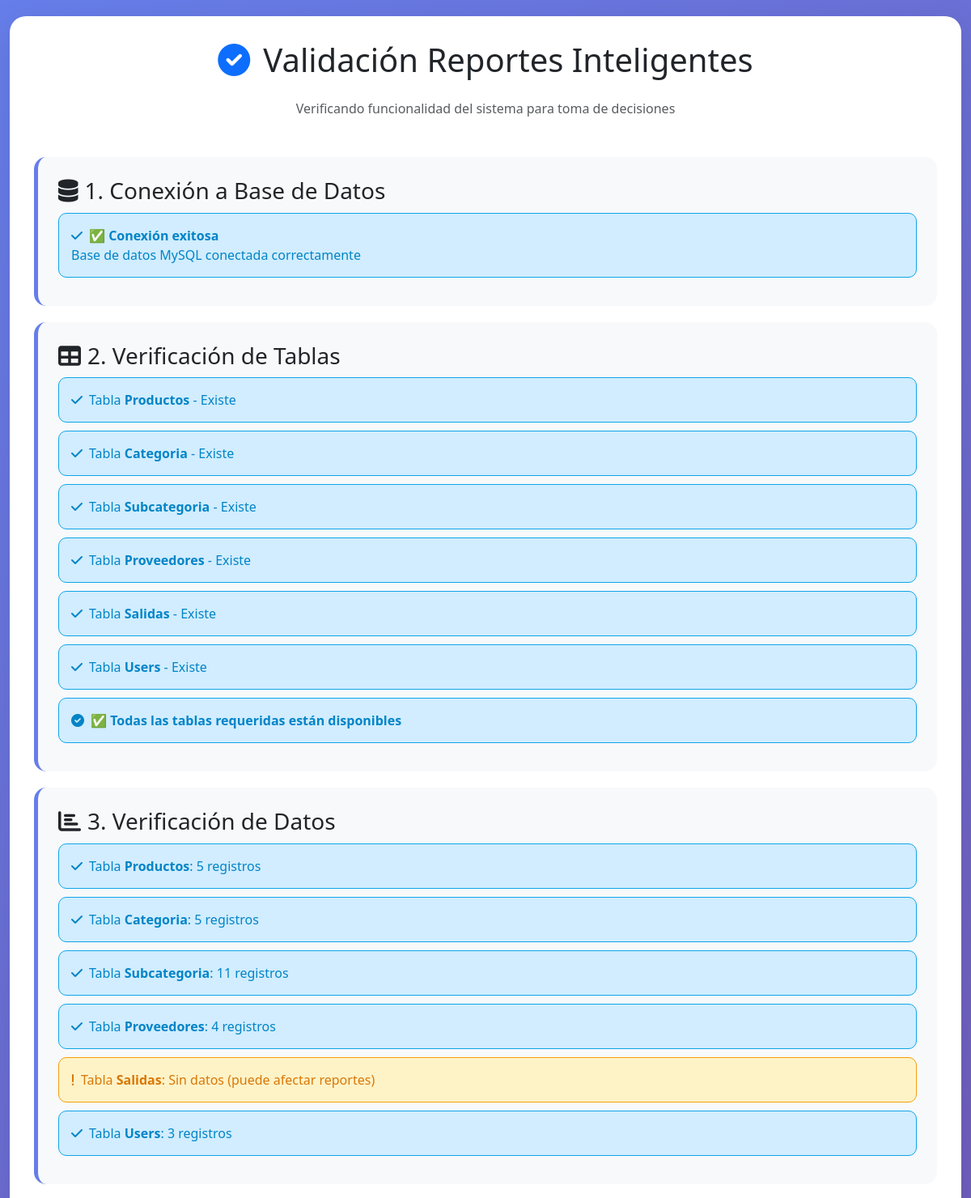
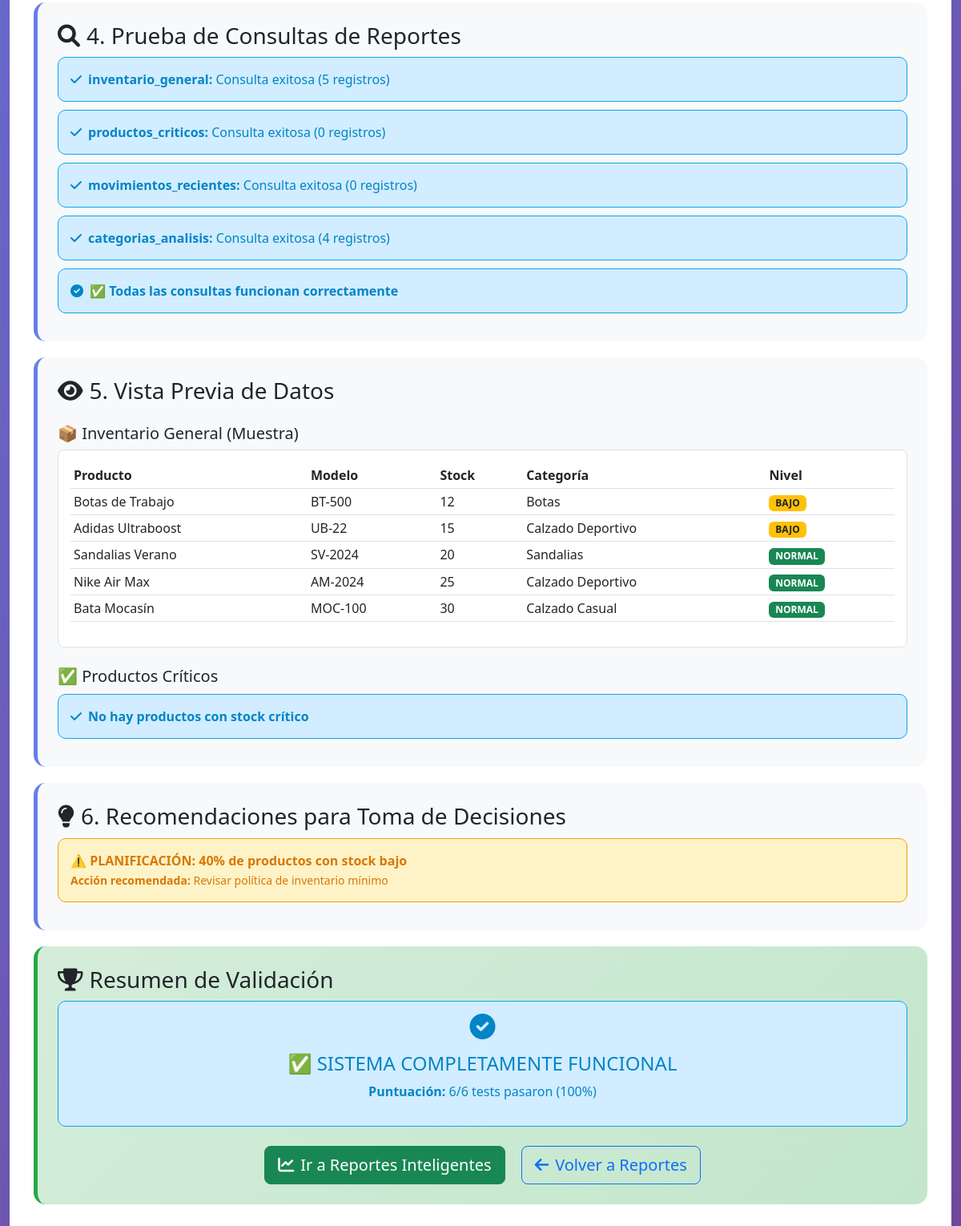
Page /validar_reportes_inteligentes.php on the committed database (2 pictures, top to bottom).
### tables this page shows
CREATE TABLE Productos (
    id_prod INT AUTO_INCREMENT PRIMARY KEY,
    nombre VARCHAR(100) NOT NULL,
    modelo VARCHAR(100),
    talla VARCHAR(50),
    color VARCHAR(50),
    stock INT DEFAULT 0,
    stock_minimo INT DEFAULT 10,
    precio_unitario DECIMAL(10,2) DEFAULT 0.00,
    fecha_ing DATE DEFAULT (CURDATE()),
    material VARCHAR(100),
    descripcion TEXT,
    id_subcg INT NOT NULL,
    id_nit INT NOT NULL,
    num_doc BIGINT NOT NULL,
    activo BOOLEAN DEFAULT TRUE,
    FOREIGN KEY (id_subcg) REFERENCES Subcategoria(id_subcg),
    FOREIGN KEY (id_nit) REFERENCES Proveedores(id_nit),
    FOREIGN KEY (num_doc) REFERENCES Users(num_doc),
    INDEX idx_nombre (nombre),
    INDEX idx_stock (stock),
    INDEX idx_subcategoria (id_subcg)
);

CREATE TABLE Categoria (
    id_categ INT AUTO_INCREMENT PRIMARY KEY,
    nombre VARCHAR(100) NOT NULL UNIQUE,
    descripcion VARCHAR(255),
    activo BOOLEAN DEFAULT TRUE,
    fecha_creacion TIMESTAMP DEFAULT CURRENT_TIMESTAMP
);

### validar_reportes_inteligentes.php (the view, shortened to what this page needs)
<?php
require_once 'config/db.php';
echo "<!DOCTYPE html>
<html lang='es'>
<head>
    <meta charset='UTF-8'>
    <meta name='viewport' content='width=device-width, initial-scale=1.0'>
    <title>Validación Reportes Inteligentes - Inventixor</title>
    <link href='https://cdn.jsdelivr.net/npm/bootstrap@5.3.0/dist/css/bootstrap.min.css' rel='stylesheet'>
    <link rel='stylesheet' href='https://cdnjs.cloudflare.com/ajax/libs/font-awesome/6.0.0/css/all.min.css'>
    <style>
        body { background: linear-gradient(135deg, #667eea 0%, #764ba2 100%); font-family: 'Segoe UI', Tahoma, Geneva, Verdana, sans-serif; }
        .validation-container { background: white; border-radius: 20px; padding: 30px; margin: 20px auto; max-width: 1200px; box-shadow: 0 10px 40px rgba(0,0,0,0.1); }
        .test-section { background: #f8f9fa; border-radius: 15px; padding: 25px; margin: 20px 0; border-left: 5px solid #667eea; }
        .success { color: #28a745; } .error { color: #dc3545; } .warning { color: #ffc107; }
        .test-result { padding: 15px; margin: 10px 0; border-radius: 10px; }
        .test-success { background: #d1edff; border: 1px solid #0ea5e9; color: #0284c7; }
        .test-error { background: #fee2e2; border: 1px solid #ef4444; color: #dc2626; }
        .test-warning { background: #fef3c7; border: 1px solid #f59e0b; color: #d97706; }
        .data-preview { background: white; border: 1px solid #dee2e6; border-radius: 8px; padding: 15px; max-height: 300px; overflow-y: auto; }
    </style>
</head>
<body>
<div class='container-fluid'>
    <div class='validation-container'>
        <h1 class='text-center mb-4'>
            <i class='fas fa-check-circle text-primary me-3'></i>Validación Reportes Inteligentes
        </h1>
        <p class='text-center text-muted mb-5'>Verificando funcionalidad del sistema para toma de decisiones</p>";
echo "<div class='test-section'>
    <h3><i class='fas fa-database me-2'></i>1. Conexión a Base de Datos</h3>";
try {
    if ($conn->ping()) {
        echo "<div class='test-result test-success'>
            <i class='fas fa-check me-2'></i><strong>✅ Conexión exitosa</strong><br>
            Base de datos MySQL conectada correctamente
        </div>";
    } else {
        throw new Exception("Conexión falló");
    }
} catch (Exception $e) {
    echo "<div class='test-result test-error'>
        <i class='fas fa-times me-2'></i><strong>❌ Error de conexión:</strong> " . $e->getMessage() . "
    </div>";
}
echo "</div>";
echo "<div class='test-section'>
    <h3><i class='fas fa-table me-2'></i>2. Verificación de Tablas</h3>";
$tablas_requeridas = ['Productos', 'Categoria', 'Subcategoria', 'Proveedores', 'Salidas', 'Users'];
$tablas_existentes = [];
$tablas_faltantes = [];
foreach ($tablas_requeridas as $tabla) {
    $result = $conn->query("SHOW TABLES LIKE '$tabla'");
    if ($result && $result->num_rows > 0) {
        $tablas_existentes[] = $tabla;
        echo "<div class='test-result test-success'>
            <i class='fas fa-check me-2'></i>Tabla <strong>$tabla</strong> - Existe
        </div>";
    } else {
        $tablas_faltantes[] = $tabla;
        echo "<div class='test-result test-error'>
            <i class='fas fa-times me-2'></i>Tabla <strong>$tabla</strong> - No encontrada
        </div>";
    }
}
if (empty($tablas_faltantes)) {
    echo "<div class='test-result test-success'>
        <i class='fas fa-check-circle me-2'></i><strong>✅ Todas las tablas requeridas están disponibles</strong>
    </div>";
} else {
    echo "<div class='test-result test-warning'>
        <i class='fas fa-exclamation-triangle me-2'></i><strong>⚠️ Faltan tablas:</strong> " . implode(', ', $tablas_faltantes) . "
    </div>";
}
echo "</div>";
echo "<div class='test-section'>
    <h3><i class='fas fa-chart-bar me-2'></i>3. Verificación de Datos</h3>";
$datos_tablas = [];
foreach ($tablas_existentes as $tabla) {
    $result = $conn->query("SELECT COUNT(*) as total FROM $tabla");
    if ($result) {
        $count = $result->fetch_assoc()['total'];
        $datos_tablas[$tabla] = $count;
        if ($count > 0) {
            echo "<div class='test-result test-success'>
                <i class='fas fa-check me-2'></i>Tabla <strong>$tabla</strong>: $count registros
            </div>";
        } else {
            echo "<div class='test-result test-warning'>
                <i class='fas fa-exclamation me-2'></i>Tabla <strong>$tabla</strong>: Sin datos (puede afectar reportes)
            </div>";
        }
    }
}
echo "</div>";
echo "<div class='test-section'>
    <h3><i class='fas fa-search me-2'></i>4. Prueba de Consultas de Reportes</h3>";
$reportes_test = [
    'inventario_general' => "SELECT COUNT(*) as total FROM Productos p LEFT JOIN Subcategoria sc ON p.id_subcg = sc.id_subcg LEFT JOIN Categoria c ON sc.id_categ = c.id_categ",
    'productos_criticos' => "SELECT COUNT(*) as total FROM Productos WHERE CAST(stock AS UNSIGNED) <= 5",
    'movimientos_recientes' => "SELECT COUNT(*) as total FROM Salidas WHERE fecha_hora >= DATE_SUB(NOW(), INTERVAL 30 DAY)",
    'categorias_analisis' => "SELECT COUNT(*) as total FROM Categoria c LEFT JOIN Subcategoria sc ON c.id_categ = sc.id_categ LEFT JOIN Productos p ON sc.id_subcg = p.id_subcg GROUP BY c.id_categ"
];
$consultas_exitosas = 0;
$total_consultas = count($reportes_test);
foreach ($reportes_test as $nombre => $query) {
    try {
        $result = $conn->query($query);
        if ($result) {
            $data = $result->fetch_assoc();
            echo "<div class='test-result test-success'>
                <i class='fas fa-check me-2'></i><strong>$nombre:</strong> Consulta exitosa (" . ($data['total'] ?? 0) . " registros)
            </div>";
            $consultas_exitosas++;
        } else {
            throw new Exception($conn->error);
        }
    } catch (Exception $e) {
        echo "<div class='test-result test-error'>
            <i class='fas fa-times me-2'></i><strong>$nombre:</strong> Error - " . $e->getMessage() . "
        </div>";
    }
}
if ($consultas_exitosas === $total_consultas) {
    echo "<div class='test-result test-success'>
        <i class='fas fa-check-circle me-2'></i><strong>✅ Todas las consultas funcionan correctamente</strong>
    </div>";
} else {
    echo "<div class='test-result test-warning'>
        <i class='fas fa-exclamation-triangle me-2'></i><strong>⚠️ $consultas_exitosas de $total_consultas consultas funcionan</strong>
    </div>";
}
echo "</div>";
if ($datos_tablas['Productos'] > 0) {
    echo "<div class='test-section'>
        <h3><i class='fas fa-eye me-2'></i>5. Vista Previa de Datos</h3>";
    echo "<h5 class='mt-4'>📦 Inventario General (Muestra)</h5>";
    $sql = "SELECT p.nombre, p.modelo, p.stock, c.nombre as categoria,
                   CASE
                       WHEN CAST(p.stock AS UNSIGNED) <= 5 THEN 'CRÍTICO'
                       WHEN CAST(p.stock AS UNSIGNED) <= 15 THEN 'BAJO'
                       ELSE 'NORMAL'
                   END as nivel_stock
            FROM Productos p
            LEFT JOIN Subcategoria sc ON p.id_subcg = sc.id_subcg
            LEFT JOIN Categoria c ON sc.id_categ = c.id_categ
            ORDER BY p.stock ASC
            LIMIT 10";
    $result = $conn->query($sql);
    if ($result && $result->num_rows > 0) {
        echo "<div class='data-preview'>
            <table class='table table-sm'>
                <thead><tr><th>Producto</th><th>Modelo</th><th>Stock</th><th>Categoría</th><th>Nivel</th></tr></thead>
                <tbody>";
        while ($row = $result->fetch_assoc()) {
            $badge_class = $row['nivel_stock'] === 'CRÍTICO' ? 'bg-danger' :
                          ($row['nivel_stock'] === 'BAJO' ? 'bg-warning text-dark' : 'bg-success');
            echo "<tr>
                <td>" . htmlspecialchars($row['nombre']) . "</td>
                <td>" . htmlspecialchars($row['modelo']) . "</td>
                <td>" . $row['stock'] . "</td>
                <td>" . htmlspecialchars($row['categoria']) . "</td>
                <td><span class='badge $badge_class'>" . $row['nivel_stock'] . "</span></td>
            </tr>";
        }
        echo "</tbody></table></div>";
    }
    if ($datos_tablas['Productos'] > 0) {
        $result = $conn->query("SELECT COUNT(*) as criticos FROM Productos WHERE CAST(stock AS UNSIGNED) <= 5");
        $criticos = $result->fetch_assoc()['criticos'];
        if ($criticos > 0) {
            echo "<h5 class='mt-4'>🚨 Productos Críticos (Stock ≤ 5)</h5>";
            echo "<div class='test-result test-warning'>
                <i class='fas fa-exclamation-triangle me-2'></i><strong>$criticos productos requieren atención inmediata</strong>
            </div>";
        } else {
            echo "<h5 class='mt-4'>✅ Productos Críticos</h5>";
            echo "<div class='test-result test-success'>
                <i class='fas fa-check me-2'></i><strong>No hay productos con stock crítico</strong>
            </div>";
        }
    }
    echo "</div>";
}
echo "<div class='test-section'>
    <h3><i class='fas fa-lightbulb me-2'></i>6. Recomendaciones para Toma de Decisiones</h3>";
$recomendaciones = [];
if (isset($datos_tablas['Productos']) && $datos_tablas['Productos'] > 0) {
    $result = $conn->query("
        SELECT
            COUNT(CASE WHEN CAST(stock AS UNSIGNED) <= 5 THEN 1 END) as criticos,
            COUNT(CASE WHEN CAST(stock AS UNSIGNED) BETWEEN 6 AND 15 THEN 1 END) as bajos,
            COUNT(*) as total
        FROM Productos
    ");
    if ($result) {
        $stock_analysis = $result->fetch_assoc();
        $pct_bajos = round(($stock_analysis['bajos'] / $stock_analysis['total']) * 100, 1);
        if ($pct_bajos > 20) {
            $recomendaciones[] = [
                'tipo' => 'importante',
                'mensaje' => "⚠️ PLANIFICACIÓN: {$pct_bajos}% de productos con stock bajo",
                'accion' => "Revisar política de inventario mínimo"
            ];
        }
    }
}
if (empty($recomendaciones)) {
    echo "<div class='test-result test-success'>
        <i class='fas fa-info-circle me-2'></i><strong>Sistema básico validado - Agregue más datos para recomendaciones específicas</strong>
    </div>";
} else {
    foreach ($recomendaciones as $rec) {
        $class = $rec['tipo'] === 'urgente' ? 'test-error' :
                ($rec['tipo'] === 'importante' ? 'test-warning' :
                ($rec['tipo'] === 'positivo' ? 'test-success' : 'test-success'));
        echo "<div class='test-result $class'>
            <strong>{$rec['mensaje']}</strong><br>
            <small><strong>Acción recomendada:</strong> {$rec['accion']}</small>
        </div>";
    }
}
echo "</div>";
echo "<div class='test-section' style='border-left-color: #28a745; background: linear-gradient(135deg, #d4edda 0%, #c3e6cb 100%);'>
    <h3><i class='fas fa-trophy me-2'></i>Resumen de Validación</h3>";
$total_tests = 6;
$tests_passed = 0;
$tests_passed += ($conn->ping() ? 1 : 0);
$tests_passed += (empty($tablas_faltantes) ? 1 : 0);
$tests_passed += ($datos_tablas['Productos'] > 0 ? 1 : 0);
$tests_passed += ($consultas_exitosas === $total_consultas ? 1 : 0);
$tests_passed += (file_exists('reportes_inteligentes.php') ? 1 : 0);
$tests_passed += 1;
$porcentaje_exito = round(($tests_passed / $total_tests) * 100);
if ($porcentaje_exito >= 90) {
    $resultado_class = 'test-success';
    $resultado_icon = 'fas fa-check-circle';
    $resultado_msg = '✅ SISTEMA COMPLETAMENTE FUNCIONAL';
} elseif ($porcentaje_exito >= 70) {
    $resultado_class = 'test-warning';
    $resultado_icon = 'fas fa-exclamation-triangle';
    $resultado_msg = '⚠️ SISTEMA FUNCIONAL CON MEJORAS REQUERIDAS';
} else {
    $resultado_class = 'test-error';
    $resultado_icon = 'fas fa-times-circle';
    $resultado_msg = '❌ SISTEMA REQUIERE ATENCIÓN INMEDIATA';
}
echo "<div class='test-result $resultado_class text-center'>
    <i class='$resultado_icon fa-2x mb-3'></i><br>
    <h4>$resultado_msg</h4>
    <p><strong>Puntuación:</strong> $tests_passed/$total_tests tests pasaron ($porcentaje_exito%)</p>
</div>";
echo "<div class='text-center mt-4'>
    <a href='reportes_inteligentes.php' class='btn btn-success btn-lg me-3'>
        <i class='fas fa-chart-line me-2'></i>Ir a Reportes Inteligentes
    </a>
    <a href='reportes.php' class='btn btn-outline-primary btn-lg'>
        <i class='fas fa-arrow-left me-2'></i>Volver a Reportes
    </a>
</div>";
echo "</div>";
echo "
    </div>
</div>
</body>
</html>";
?>

### validar_reportes_inteligentes.php (style rules this page uses)
body { background: linear-gradient(135deg, #667eea 0%, #764ba2 100%); font-family: 'Segoe UI', Tahoma, Geneva, Verdana, sans-serif; }
.validation-container { background: white; border-radius: 20px; padding: 30px; margin: 20px auto; max-width: 1200px; box-shadow: 0 10px 40px rgba(0,0,0,0.1); }
.test-section { background: #f8f9fa; border-radius: 15px; padding: 25px; margin: 20px 0; border-left: 5px solid #667eea; }
.test-result { padding: 15px; margin: 10px 0; border-radius: 10px; }
.test-success { background: #d1edff; border: 1px solid #0ea5e9; color: #0284c7; }
.test-warning { background: #fef3c7; border: 1px solid #f59e0b; color: #d97706; }
.data-preview { background: white; border: 1px solid #dee2e6; border-radius: 8px; padding: 15px; max-height: 300px; overflow-y: auto; }

### rows in the picture
productos: nombre "Botas de Trabajo", modelo "BT-500", stock "12", categoria.nombre "Botas", nivel_stock "BAJO"
productos: nombre "Adidas Ultraboost", modelo "UB-22", stock "15", categoria.nombre "Calzado Deportivo", nivel_stock "BAJO"
productos: nombre "Sandalias Verano", modelo "SV-2024", stock "20", categoria.nombre "Sandalias", nivel_stock "NORMAL"
productos: nombre "Nike Air Max", modelo "AM-2024", stock "25", categoria.nombre "Calzado Deportivo", nivel_stock "NORMAL"
productos: nombre "Bata Mocasín", modelo "MOC-100", stock "30", categoria.nombre "Calzado Casual", nivel_stock "NORMAL"

### other values in the picture
$tabla "Productos"
$tabla "Categoria"
$tabla "Subcategoria"
$tabla "Proveedores"
$tabla "Salidas"
$tabla "Users"
$count "5"
$count "11"
$count "4"
$count "3"
$nombre "inventario_general"
$data['total'] "5"
$nombre "productos_criticos"
$data['total'] "0"
$nombre "movimientos_recientes"
